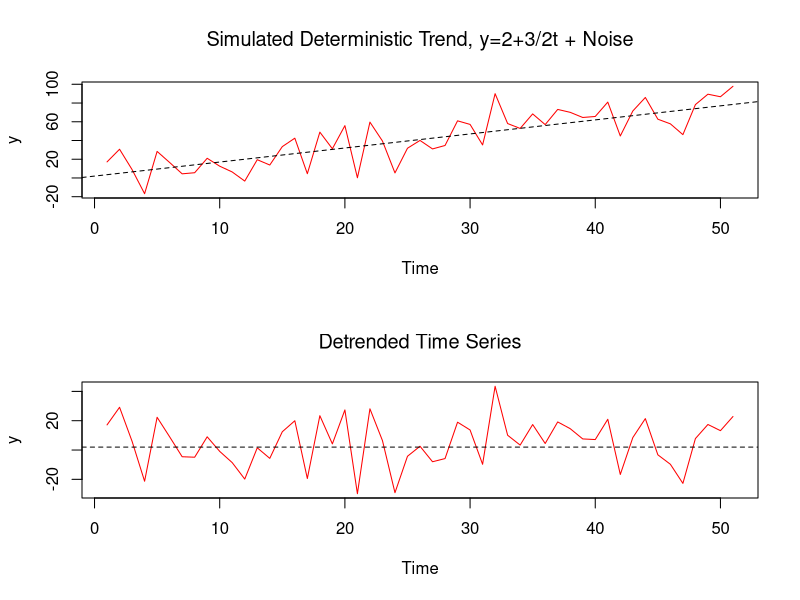
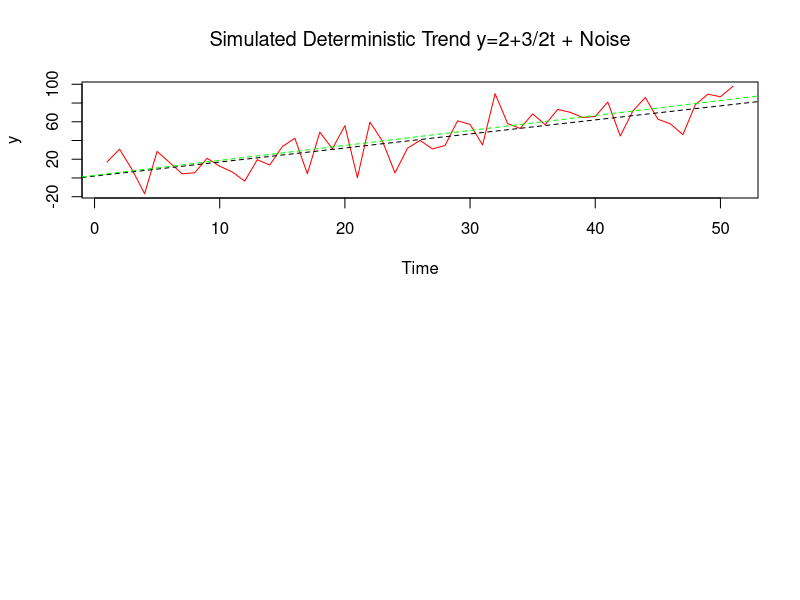
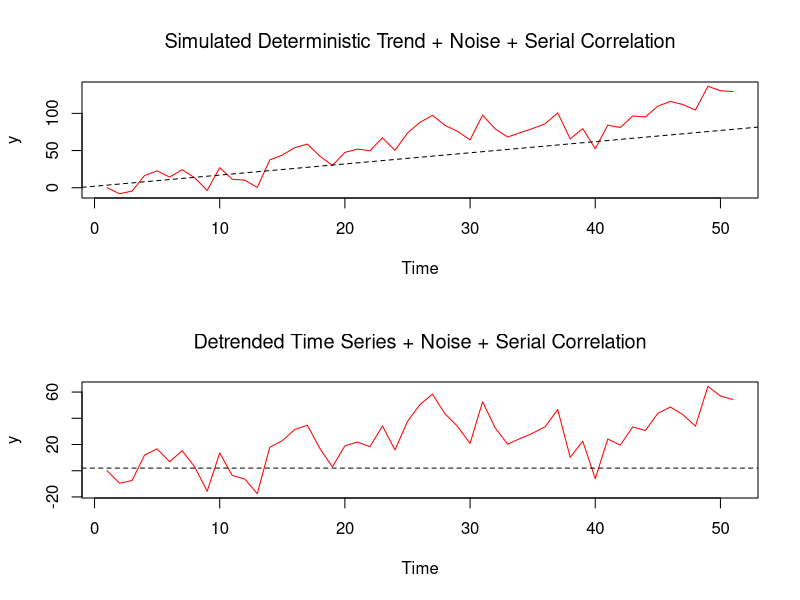

Source code (R) for these figures, in order: (Note: this script raises an error after producing the figures.)



###########################################################################
#CSSS 594
#Lab Session 2 - Temporal Concepts: Trends, Stochastic Processes, and Seasonality
#4/10/15

rm(list=ls())
library(tseries)
library(MASS)
set.seed(12321)

###########################################################################
#Deterministic Trends

###########################################################################

#Simulate a deterministic trend with noise, de-trend the data and plot the time series.
#Set the slope of the trend
b1 <- 3/2

#Set the intercept
b0 <- 2

#Set the number of periods
n <- 50
t <- seq(0,n)
y <- rep(0,n)

#Simulate the data
for (i in 1:length(t)){
  y[i] <- b1*t[i] + b0 + rnorm(1,0,15) #The rnorm gives us the noise with mean 0, variance 15
}

#Plot the data
par(mfrow=c(2,1))
plot(y,type="l", col="red",ylab="y",xlab="Time",main=expression(paste("Simulated Deterministic Trend, y=2+3/2t + Noise")))
abline(a=2,b=3/2,lty="dashed")

#Now de-trend the time series 
y.minus.tbeta <- rep(0,n)
for (i in 1:length(t)){
  y.minus.tbeta[i] <- y[i] - b1*t[i]
}
plot(y.minus.tbeta,type="l", col="red",ylab="y",xlab="Time",main=expression(paste("Detrended Time Series")))
abline(a=2,b=0,lty="dashed")

#Take a minute to inspect the residuals

###########################################################################
#Find the least squares estimate of the slope
slope1 <- lm(y~t)
slope1

#How does it compare to the true beta?

#Plot the data with the true beta and the estimated beta
plot(y,type="l", col="red",ylab="y",xlab="Time",main=expression(paste("Simulated Deterministic Trend y=2+3/2t + Noise")))
abline(a=2,b=3/2,lty="dashed")
abline(a=slope1$coefficients[1],b=slope1$coefficients[2],lty="dashed",col="green")

###########################################################################
#Simulate new data with a deterministic trend and serial correlation

#Set the slope
b1 <- 3/2

#Set the intercept
b0 <- 2

#Set phi
phi <- 0.33

#Set the number of periods
n <- 50
t <- seq(0,n)
y <- rep(0,n)

for (i in 2:length(t)){
  y[i] <- y[i-1]*phi + b1*t[i] + b0 + rnorm(1,0,15)
}

#Plot the data and also the de-trended time series
par(mfrow=c(2,1))
plot(y,type="l", col="red",ylab="y",xlab="Time",main=expression(paste("Simulated Deterministic Trend + Noise + Serial Correlation")))
abline(a=2,b=3/2,lty="dashed")

y.minus.tbeta <- rep(0,n)
for (i in 1:length(t)){
  y.minus.tbeta[i] <- y[i] - b1*t[i]
}

plot(y.minus.tbeta,type="l", col="red",ylab="y",xlab="Time",main=expression(paste("Detrended Time Series + Noise + Serial Correlation")))
abline(a=2,b=0,lty="dashed")

#Take a minute to inspect the residuals again

###########################################################################
#Compare the two sets of plots and discuss the differences between a deterministic trend and stochastic process.

#What are some issues that can arise when analyzing de-trended time series data using regression?

###########################################################################
#Seasonality 

###########################################################################
#Accidental Deaths in the United States from 1973-1978, (from P. J. Brockwell and R. A. Davis (1991))
setwd("~/desktop")
accidents <- read.csv("USAccDeaths.csv",header=TRUE)
attach(accidents)

plot(time, USAccDeaths,type="l",col="red",ylab="y",xlab="Year", main = expression(paste("Accidental Deaths in the United States from 1973-1978")))

#Simulate a time series with seasonal variation
#Assume the data is de-trended
b1 <- 0

#Set the intercept
b0 <- 2

#Set the number of periods
n <- 60			#Assume a one month period for 5 years
t <- seq(0,n)
y <- rep(0,n)

#Simulate the data
for (i in 1:n){
  y[i] <- b1*t[i] + b0 + rnorm(1,0,1)
}

#Introduce additive seasonality during the first three months of each year
a <- seq(1,60, by=12)
b <- seq(2,60, by=12)
c <- seq(3,60, by=12)
q <- sort(c(a,b,c))

for (i in q){
  y[i] <- y[i]+6 #Seasonality can be additive or multiplicative
}

#Plot the data
plot(y,type="l",col="red",ylab="y",xlab="Time", main = expression(paste("Simulated Time Series with Three Month Additive Seasonality")))

#R has a special class of objects that corresponds to time series data
#The ts function allows for you to create a time series object, use help(ts) for reference
ts.1 <- ts(y, start=c(2000,1), end=c(2005,12), frequency=12) #We are creating a time series of length 60 months that starts from Jan 2000 until Dec 2005
help(ts)
ts.1

quartz()
plot(ts.1,type="l",col="red",ylab="y",xlab="Time", main = expression(paste("Simulated Times Series with Three Month Additive Seasonality")))

#Now remove the seasonal variation with the decompose function, use help(decompose for reference)
rm.seas.1 <- decompose(ts.1,type="additive")
rm.seas.1
plot(rm.seas.1)

#Alternatively, find the mean for each month, then subtract the corresponding monthly mean from each observation
month.avg <- rep(NA, 12)
m <- seq(0,48,by=12)

for (i in 1:12){
  month.avg[i] <- mean(y[m+i]) #Find the monthly average
}     

month.avg <- rep(month.avg,5)
rm.seas.2 <- y-month.avg

quartz()
plot(rm.seas.2,type="l",col="red",ylab="y",xlab="Time", main = expression(paste("Simulated Times Series with Three Month Additive Seasonality Removed")))

###########################################################################
#AR Processes

###########################################################################

#Simulate an AR(1) process with phi of 0.5. Plot the data and examine the ACF and PACF

#Sample from an AR(1), phi_1 = 0.5, using arima.sim() 
y <- arima.sim(list(order = c(1,0,0), ar = 0.50, ma = NULL), n=1000)

#Plot the series against time
plot(y,type="l",col="red",ylab="y",xlab="Time",
     main = expression(paste("Simulated AR(1) process with ",phi[1]," = 0.50")))
abline(a=0,b=0,lty="dashed")

#Plot the ACF
acf(y, main = expression(paste("ACF of AR(1) process with ",phi[1]," = 0.50")))

#Plot the PACF
pacf(y, main = expression(paste("PACF of AR(1) process with ",phi[1]," = 0.50")))

###########################################################################
#Make some general observations about the AR(1) plot. What do we learn from the ACF and PACF?

###########################################################################
#Simulate several AR(1) processes with -1 < phi < 1. Plot the data and examine the ACF and PACF

#Sample from AR(1) with phi of 0.8
ar1.1 <- arima.sim(list(order = c(1,0,0), ar=0.8, ma=NULL),n=1000)
plot(ar1.1,type="l",col="red",ylab="y",xlab="Time",
     main = expression(paste("Simulated AR(1) process with ",phi[1]," = 0.8")))
abline(a=0,b=0,lty="dashed")

acf(ar1.1, main = expression(paste("ACF of AR(1) process with ",phi[1]," = 0.8")))
pacf(ar1.1, main = expression(paste("ACF of AR(1) process with ",phi[1]," = 0.8")))

#Sample from AR(1) with phi of 0.15
ar1.2 <- arima.sim(list(order = c(1,0,0), ar=0.15, ma=NULL),n=1000)
plot(ar1.2,type="l",col="red",ylab="y",xlab="Time",
     main = expression(paste("Simulated AR(1) process with ",phi[1]," = 0.15")))
abline(a=0,b=0,lty="dashed")

acf(ar1.2, main = expression(paste("ACF of AR(1) process with ",phi[1]," = 0.15")))
pacf(ar1.2, main = expression(paste("ACF of AR(1) process with ",phi[1]," = 0.15")))

#Sample from AR(1) with phi of 0.99
ar1.3 <- arima.sim(list(order = c(1,0,0), ar=0.99, ma=NULL),n=1000)
plot(ar1.3,type="l",col="red",ylab="y",xlab="Time",
     main = expression(paste("Simulated AR(1) process with ",phi[1]," = 0.99")))
abline(a=0,b=0,lty="dashed")

acf(ar1.3, main = expression(paste("ACF of AR(1) process with ",phi[1]," = 0.99")))
pacf(ar1.3, main = expression(paste("ACF of AR(1) process with ",phi[1]," = 0.99")))

###########################################################################
#Check for a unit root on one of the AR(1) processes

#Perform a Phillips-Perron test or Augmented Dickey-Fuller test
PP.test(ar1.1)
adf.test(ar1.1)

###########################################################################
#Simulate an AR(1) process with phi = 1. Plot the data and examine the ACF and PACF

#Set number of observations
n <- 1000

#Set phi
phi <- 1

#Set y 
ar1.4 <- rep(0,n)

#Simulate AR(1) process with unit root
for (i in 2:n){
  ar1.4[i] <- ar1.4[i-1] + rnorm(1)
}

#Plot the time series
plot(ar1.4,type="l",col="red",ylab="y",xlab="Time",
     main = expression(paste("Simulated AR(1) process with ",phi[1]," = 1.0"))
)
abline(a=0,b=0,lty="dashed")

#Plot the ACF
acf(ar1.4, main = expression(paste("ACF of AR(1) process with ",phi[1]," = 1.0")))

#Plot the PACF
pacf(ar1.4, main = expression(paste("PACF of AR(1) process with ",phi[1]," = 1.0")))


###########################################################################
#Make some general observations about the AR(1) plot. What do we learn from the ACF and PACF?

###########################################################################
#Perform a unit root test on the data

#Perform a Phillips-Perron test or Augmented Dickey-Fuller test
PP.test(ar1.4)
adf.test(ar1.4)

###########################################################################
#Simulate an AR(2) process with phi_1 = 0.5 and phi_2 = 0.2. Plot the data and inspect the ACF and PACF

ar2.1 <- arima.sim(list(order = c(2,0,0), ar = c(0.50,0.2), ma = NULL), n=1000)

#Plot the series against time
plot(ar2.1,type="l",col="red",ylab="y",xlab="Time",
     main = expression(paste("Simulated AR(2) process with ",phi[1]," = 0.5, ", phi[2]," =0.2")))
abline(a=0,b=0,lty="dashed")

#Plot the ACF
acf(ar2.1, main = expression(paste("ACF of AR(2) process with ",phi[1]," = 0.50, ", phi[2]," =0.2")))

#Plot the PACF
pacf(ar2.1, main = expression(paste("PACF of AR(2) process with ",phi[1]," = 0.50, ", phi[2]," =0.2")))


###########################################################################
#Try solving for the roots using the polyroot() function
polyroot(c(1,0.5,0.2))

#Is the time series stationary?

#Confirm results with a unit root test
PP.test(ar2.1)
adf.test(ar2.1)

###########################################################################
#Sample from an AR(2), phi_1 = 1.2, phi_2 = -0.2 and plot the ACF and PACF

#Set number of observations
n <- 1000

#Set phi
phi_1 <- 1.2
phi_2 <- -0.2

#Set y vector
ar2.2 <- rep(0,n)

#Simulate AR(2) process with unit root
for (i in 3:n){
  ar2.2[i] <- ar2.2[i-1]*phi_1 + ar2.2[i-2]*phi_2 + rnorm(1)
}

#Plot the time series
plot(ar2.2,type="l",col="red",ylab="y",xlab="Time",
     main = expression(paste("Simulated AR(2) process with ",phi[1]," = 1.2 ", phi[2]," =-0.2"))
)
abline(a=0,b=0,lty="dashed")

#Plot the ACF
acf(ar2.2, main = expression(paste("ACF of AR(2) process with ",phi[1]," = 1.2 ", phi[2]," =-0.2")))

#Plot the PACF
pacf(ar2.2, main = expression(paste("PACF of AR(2) process with ",phi[1]," = 1.2 ", phi[2]," =-0.2")))

#Again, what can we (and can we not) infer from the ACF and PACF?

###########################################################################
#Try to check whether process is stationary with a unit root test

#Try solving for the roots
polyroot(c(1,1.2,-0.2))

#Perform a Phillips-Perron or Augmented Dickey-Fuller test
adf.test(ar2.2)
PP.test(ar2.2)

###########################################################################
#MA Processes

###########################################################################

#Simulate several MA(q) processes. Plot the data and examine the ACFs and PACFs

#Sample from an MA(1), psi_1 = 0.5
ma1.1 <- arima.sim(list(order = c(0,0,1), ar = NULL, ma = 0.5), n=1000)

#Plot the data
plot(ma1.1,type="l",col="red",ylab="y",xlab="Time",
     main = expression(paste("Simulated MA(1) process with ",psi[1]," = 0.50"))
)
abline(a=0,b=0,lty="dashed")

#Plot the ACF
acf(ma1.1, main = expression(paste("ACF of MA(1) process with ",psi[1]," = 0.50")))

#Plot the PACF
pacf(ma1.1, main = expression(paste("PACF of MA(1) process with ",psi[1]," = 0.50")))

#Sample from MA(2) with psi_1 = 0.3 and psi_2=0.7
ma2.1 <- arima.sim(list(order=c(0,0,2), ar=NULL, ma=c(0.3,0.7)),n=1000)
plot(ma2.1,type="l",col="red",ylab="y",xlab="Time", main = expression(paste("Simulated MA(2) process with ",psi[1]," = 0.3 ",psi[2]," =0.7")))
abline(a=0,b=0,lty="dashed")
acf(ma2.1, main = expression(paste("ACF of MA(2) process with ",psi[1]," = 0.3 ",psi[2]," =0.7")))
pacf(ma2.1, main = expression(paste("ACF of MA(2) process with ",psi[1]," = 0.3 ",psi[2]," =0.7")))

#MA(5) with psi_1 = 0.3 and psi_2=0.7 and psi_3=0.5 and psi_4=0.7 and psi_5=1.2
ma5.1 <- arima.sim(list(order=c(0,0,5), ar=NULL, ma=c(0.3,0.7,0.5,0.7,1.2)),n=1000)
plot(ma5.1,type="l",col="red",ylab="y",xlab="Time", main = expression(paste("Simulated MA(5) process with ",psi[1]," = 0.3 ",psi[2]," =0.7 ",psi[3]," =0.5 ", psi[4]," =0.7 ", psi[5], " =1.2")))
abline(a=0,b=0,lty="dashed")
acf(ma5.1, main = expression(paste("ACF of MA(5) process with ",psi[1]," = 0.3 ",psi[2]," =0.7 ",psi[3]," =0.5 ", psi[4]," =0.7 ", psi[5], "=1.2")))
pacf(ma5.1, main = expression(paste("ACF of MA(5) process with ",psi[1]," = 0.3 ",psi[2]," =0.7 ",psi[3]," =0.5 ", psi[4]," =0.7 ", psi[5], "=1.2")))

###########################################################################
#What do we learn about the effect of past shocks in an MA(q) process from the ACFs and PACFs? How can we identify an AR versus an MA process from the ACF and PACF.

###########################################################################
#ARMA Processes

###########################################################################


arma1.1 <- arima.sim(list(order=c(1,0,1), ar=0.3, ma=0.5), n=1000)
acf(arma1.1)
pacf(arma1.1)






